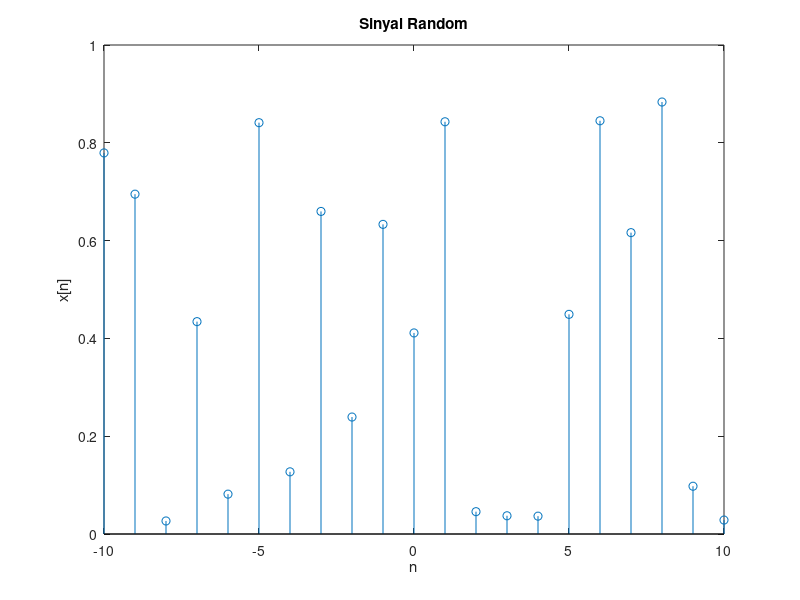

The MATLAB source for this figure:
n1=-10;
n2=10;
n =[n1:n2]
p=length(n);
x=rand(1,p);
stem(n,x);
title('Sinyal Random')
xlabel('n')
ylabel('x[n]')